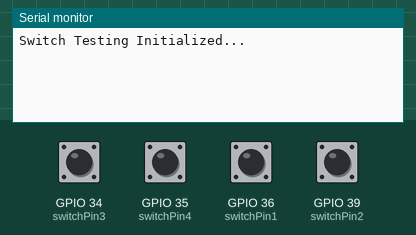
Recording of a sketch running on a simulated ESP32. Parts: the last lines printed to the serial monitor. The test bench sets the inputs (shaded band); at power-on: GPIO 34 (switchPin3), GPIO 35 (switchPin4), GPIO 36 (switchPin1), GPIO 39 (switchPin2) HIGH.

Above: at 1.2 s.
1.3 s: GPIO 34 (switchPin3) pulled LOW for 0.15 s
At 2.4 s:
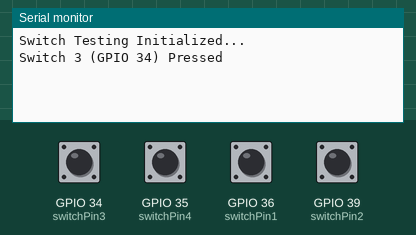
2.9 s: GPIO 35 (switchPin4) pulled LOW for 0.15 s
At 3.6 s:
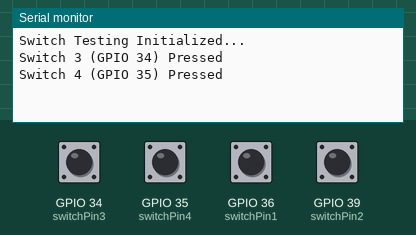
4.5 s: GPIO 36 (switchPin1) pulled LOW for 0.15 s
At 4.9 s:
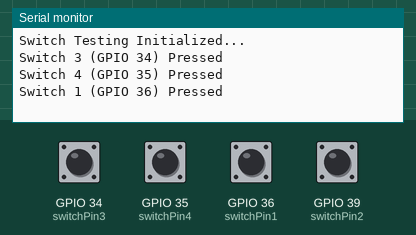
6.1 s: GPIO 39 (switchPin2) pulled LOW for 0.15 s
At 7.4 s:
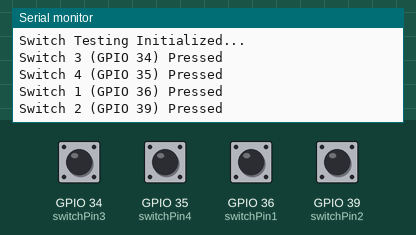
Timing chart, 0 to 8.7 s (numbered marks = the images above; inputs shaded):
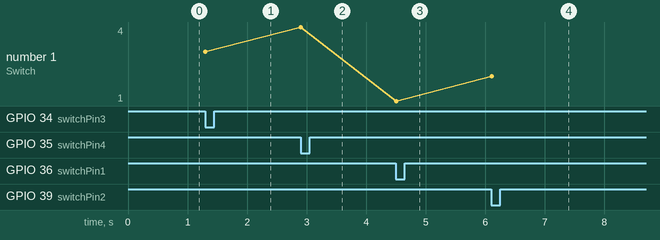

Measured:
- after the input at 1.3 s, the serial monitor: prints a new line at once (image 1)
- after the input at 2.9 s, the serial monitor: prints a new line at once (image 2)
- after the input at 4.5 s, the serial monitor: prints a new line at once (image 3)
- after the input at 6.1 s, the serial monitor: prints a new line at once (image 4)
- plotted number 1: 3 → 4 after the input at 2.9 s, 4 → 1 after the input at 4.5 s, 1 → 2 after the input at 6.1 s

The sketch:

testSwitches.ino
```cpp
// Pins for switches
const int switchPin1 = 36; // Switch 1 connected to GPIO 36
const int switchPin2 = 39; // Switch 2 connected to GPIO 39
const int switchPin3 = 34; // Switch 3 connected to GPIO 34
const int switchPin4 = 35; // Switch 4 connected to GPIO 35

// Variable to store the current state of each switch
int currentSwitchState1 = HIGH;
int currentSwitchState2 = HIGH;
int currentSwitchState3 = HIGH;
int currentSwitchState4 = HIGH;

// Variable to store the previous state of each switch
int lastSwitchState1 = HIGH;
int lastSwitchState2 = HIGH;
int lastSwitchState3 = HIGH;
int lastSwitchState4 = HIGH;

void setup() {
  Serial.begin(115200);

  // Set up each switch pin as an input with pull-up
  pinMode(switchPin1, INPUT_PULLUP);
  pinMode(switchPin2, INPUT_PULLUP);
  pinMode(switchPin3, INPUT_PULLUP);
  pinMode(switchPin4, INPUT_PULLUP);

  Serial.println("Switch Testing Initialized...");
}

void loop() {
  // Read the current state of each switch
  currentSwitchState1 = digitalRead(switchPin1);
  currentSwitchState2 = digitalRead(switchPin2);
  currentSwitchState3 = digitalRead(switchPin3);
  currentSwitchState4 = digitalRead(switchPin4);

  // Check if the switch was just pressed (transition from HIGH to LOW)
  if (currentSwitchState1 == LOW && lastSwitchState1 == HIGH) {
    Serial.println("Switch 1 (GPIO 36) Pressed");
  }

  if (currentSwitchState2 == LOW && lastSwitchState2 == HIGH) {
    Serial.println("Switch 2 (GPIO 39) Pressed");
  }

  if (currentSwitchState3 == LOW && lastSwitchState3 == HIGH) {
    Serial.println("Switch 3 (GPIO 34) Pressed");
  }

  if (currentSwitchState4 == LOW && lastSwitchState4 == HIGH) {
    Serial.println("Switch 4 (GPIO 35) Pressed");
  }

  // Save the current state as the last state for the next loop iteration
  lastSwitchState1 = currentSwitchState1;
  lastSwitchState2 = currentSwitchState2;
  lastSwitchState3 = currentSwitchState3;
  lastSwitchState4 = currentSwitchState4;

  // Short delay for debounce (if needed)
  delay(50);
}
```
